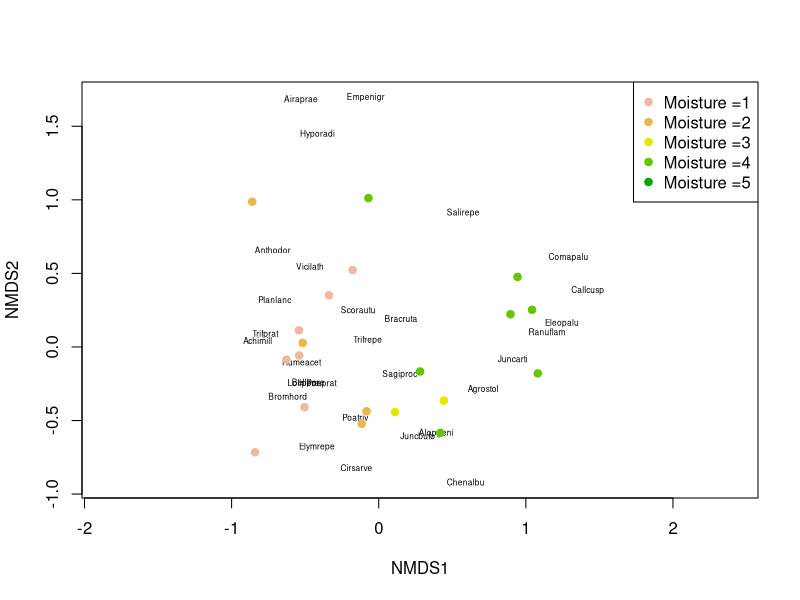
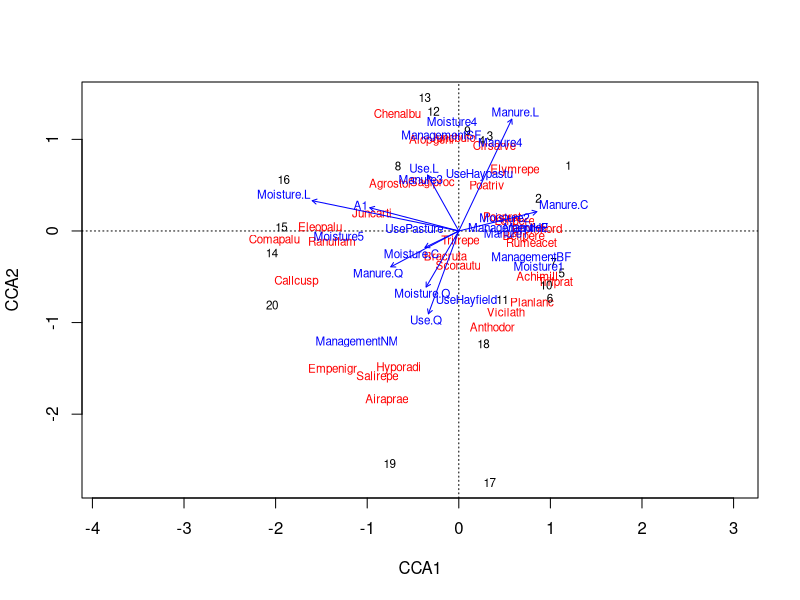

These charts were generated, in order, by the following R code: (Note: this script raises an error after producing the figures.)
library(vegan)
data(dune)
data(dune.env)
?dune

dune_mds = metaMDS(dune)


plot(dune_mds, type='n')
text(dune_mds, 'sp', cex=.5)
# generate vector of colors 
color_vect = rev(terrain.colors(6))[-1]
points(dune_mds, 'sites', pch=19, 
       col=color_vect[dune.env$Moisture])
legend('topright', paste("Moisture =", 1:5, sep=''), 
       col=color_vect, pch=19)

#Moisture Color Key: Green = 5, Light Green = 4, Yellow = 3,
# Orange-Brown = 2, Pink-Brown = 1

##Describe how you interpret the graphic. 
#The graphic plots the moisture levels by using different colored
#points. The points are grouped by moisture level, with the 
#higher level moisture points to the right of 0 and the lower
#moisture levels to the left of zero.

##What is the goal of creating such a plot? 
#The goal of creating this plot is to be able to visuilize the
#data and allow us to look for a pattern in the data.


##Does this analysis suggest any interesting findings with 
#respect to the dune vegetation?

cca_dune = cca(dune ~ ., data=dune.env)

plot(cca_dune)

cca_moist = cca(dune.env$Moisture ~ ., data = dune)

duneR2 = RsquareAdj(cca_dune, 999)

anova(cca_dune, permutations = 999)



anova(cca_dune, by='margin', permutations = 999)

#I found the data to more useful from the second test but the plot
#more difficult to interpret.
